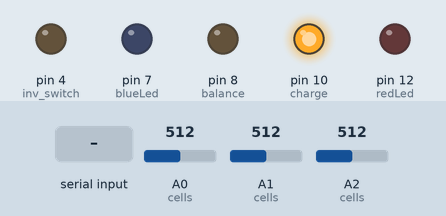
Simulated run of this sketch. Board: Arduino Uno, built with avr-gcc and run on an emulated ATmega328P. On the bench: output pins drawn as LEDs (lit = HIGH). Dashed ring = blinking. The test bench sets the inputs (shaded band); at power-on: A2 (cells) = 512, A0 (cells) = 512, A1 (cells) = 512.

Above: at 3.0 s.
3.1 s: "+balanceBat" received over Serial
At 3.5 s:
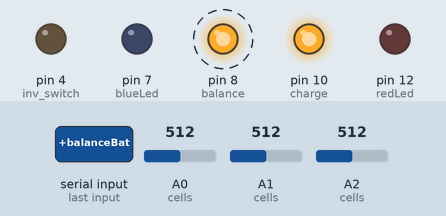
6.1 s: A2 (cells) set to 334
9.1 s: A2 (cells) set to 304
At 11.5 s:
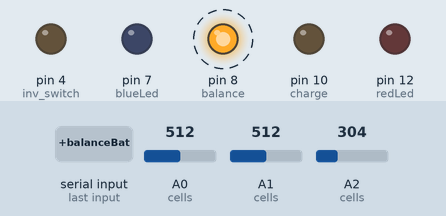
12.1 s: "+power" received over Serial
At 12.5 s:
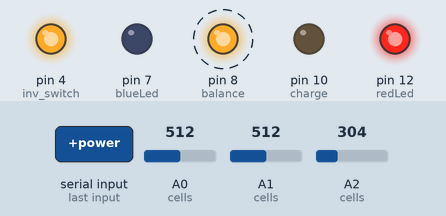
15.1 s: "+power" received over Serial
At 15.73 s:
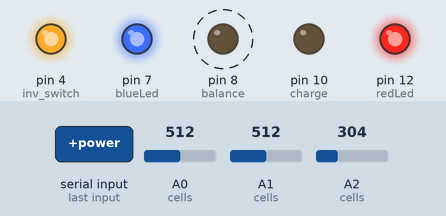
18.1 s: "!reset" received over Serial
Timing chart, 0 to 22.1 s (numbered marks = the images above; inputs shaded):
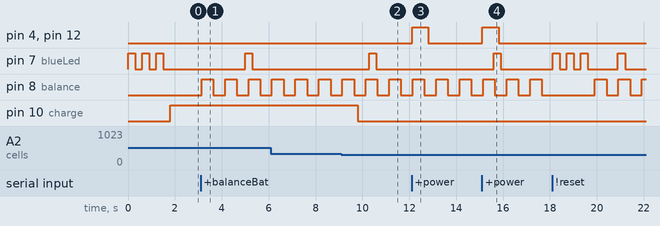

The sketch:

Inverter_BMS.ino
```cpp
#define cell1 A2 //voltage divider for cell1 is connected here
#define cell2 A0 //voltage divider for cell2 is connected here
#define cell3 A1 //voltage divider for cell3 is connected here


#define redLed 12
#define blueLed 7

#define inv_switch 4
#define charge 10

#define balance 8

#define fullyCharged 2
#define notFull 4
#define charging 6

byte cells[3] = {cell1, cell2, cell3}; //cell voltage divider array

unsigned long lastMillis = 0; //initializing last time with 0

float min_voltage = 15.0, v_offset = 0.5;
float max_voltage = 17.0, max_v = max_voltage + v_offset;

String Buffer = "", data = "", mem = "";

class Blinker
{
    int ledPin;
    long onTime;
    long offTime;

    int ledState;
    unsigned long previousMillis;
    unsigned long currentMillis;
  public:
    Blinker(int pin, long on, long off)
    {
      ledPin = pin;
      pinMode(ledPin, OUTPUT);

      onTime = on;
      offTime = off;
      ledState = LOW;
      previousMillis = 0;
    }
    void Update()
    {
      currentMillis = millis();
      if ((ledState == HIGH) && (currentMillis - previousMillis >= onTime))
      {
        ledState = LOW;
        previousMillis = currentMillis;
        digitalWrite(ledPin, ledState);
      }
      else if ((ledState == LOW) && (currentMillis - previousMillis >= offTime))
      {
        ledState = HIGH;
        previousMillis = currentMillis;
        digitalWrite(ledPin, ledState);
      }
    }
};

Blinker blinkBlue(blueLed, 300, 5000);

long Speed = 0;

struct BMS
{
  bool b_state = false;
  bool bal_state = false;
  bool pow_state = false;
  bool lock_state = false;
  bool charge_state = false;
  bool chargeControlEnabled = true;

  unsigned long upTime = 0, lastInterval = 0;

  int rcount = 0, batUnChgCount = 0;

  float cell_voltage[3] = {0, 0, 0};
  float batteryVoltage = 0.0;

  byte state;

  void init(void)
  {
    Serial.begin(9600);
    for (int i = 0; i < 3; i++)
    {
      pinMode(cells[i], 0);
    }
    pinMode(redLed, 1);
    pinMode(blueLed, 1);
    pinMode(inv_switch, 1);
    pinMode(charge, 1);
    pinMode(balance, 1);

    Buffer.reserve(64);
    data.reserve(32);
    mem.reserve(20);

    Speed = 500;

    for (int i = 0; i < 3; i++)
    {
      digitalWrite(blueLed, 1);
      delay(300);
      digitalWrite(blueLed, 0);
      delay(300);
    }
  }
  void power()
  {
    if (pow_state)
    {
      digitalWrite(inv_switch, 1);
      digitalWrite(redLed, 1);
    }
    else {
      digitalWrite(inv_switch, 0);
      digitalWrite(redLed, 0);
    }
  }
  void readCellVoltages() //method for reading cell voltages
  {
    batteryVoltage = 0;
    rcount = 5;

    cell_voltage[0] = 0.0;
    cell_voltage[1] = 0.0;
    cell_voltage[2] = 0.0;

    for (byte i = 0; i < 3; ++i)
    {
      for (byte j = 0; j < rcount; ++j)
      {
        float voltage = analogRead(cells[i]);
        voltage = (voltage * 55.0) / 1024.0;
        cell_voltage[i] += voltage;
      }
    }
    cell_voltage[0] /= rcount;
    cell_voltage[1] /= rcount;
    cell_voltage[2] /= rcount;

    batteryVoltage = cell_voltage[2];

    cell_voltage[1] -= cell_voltage[0];
    cell_voltage[2] -= (cell_voltage[1] + cell_voltage[0]);
  }
  void balanceCells()
  {
    if (bal_state)
    {
      if (cell_voltage[0] != cell_voltage[1] || cell_voltage[0] != cell_voltage[2] || cell_voltage[1] != cell_voltage[2])
      {
        if (millis() - lastMillis >= Speed)
        {
          if (b_state)
          {
            digitalWrite(balance, 0);
            b_state = !b_state;
          }
          else {
            digitalWrite(balance, 1);
            b_state = !b_state;
          }
          lastMillis = millis();
        }
      }
    }
  }

  bool isListData(String* data)
  {
    if (data->startsWith("[") && data->endsWith("]"))
    {
      return true;
    }
    else {
      return false;
    }
  }

  String readStrList(String* memory, String strList, byte position)
  {
    byte index = 0;
    *memory = "";
    for (int i = 0; i < strList.length(); i++)
    {
      if (strList[i] == ',')
      {
        index++;
      }
      if (index == position - 1)
      {
        memory->concat(strList[i]);
      }
    }
    if (memory->startsWith(","))
    {
      *memory = memory->substring(memory->indexOf(',') + 1);
    }
    return *memory;
  }

  void runInterval(int interval)
  {
    if (millis() - lastInterval >= interval)
    {
      react();
      Charge();
      lastInterval = millis();
    }
  }

  void run(void)
  {
    upTime = millis() / 1000;
    readCellVoltages();
    power();
    balanceCells();
    blinkBlue.Update();
    runInterval(1000);
    while (Serial.available() > 0)
    {
      delay(3);
      char c = Serial.read();
      data += c;
    }
    if (data.length() > 0)
    {
      data.trim();
      if (isListData(&data))
      {
        data = data.substring(data.indexOf('[') + 1, data.indexOf(']'));
        Speed = readStrList(&mem, data, 1).toInt();
        chargeControlEnabled = readStrList(&mem, data, 2).toInt();
        min_voltage = readStrList(&mem, data, 3).toFloat();
        max_voltage = readStrList(&mem, data, 4).toFloat();
        v_offset = readStrList(&mem, data, 5).toFloat();
        max_v = max_voltage + v_offset;
      }
      else if (data == "+balanceBat" && !lock_state)
      {
        bal_state = !bal_state;
      }
      else if (data == "+power" && !lock_state)
      {
        pow_state = !pow_state;
      }
      else if (data == "!lock")
      {
        lock_state = true;
      }
      else if (data == "!unlock")
      {
        lock_state = false;
      }
      else if (data == "!reset")
      {
        init();
      }
      else if (data == "+read;")
      {
        load_buffer();
        Serial.println(Buffer);
      }
      data = "";
    }
  }

  float getMaxCellVoltage()
  {
    if (cell_voltage[0] == cell_voltage[1] && cell_voltage[0] == cell_voltage[2])
    {
      return cell_voltage[0];
    }
    else if (cell_voltage[0] > cell_voltage[1] && cell_voltage[0] > cell_voltage[2])
    {
      return cell_voltage[0];
    }
    else if (cell_voltage[1] > cell_voltage[0] && cell_voltage[1] > cell_voltage[2])
    {
      return cell_voltage[1];
    }
    else {
      return cell_voltage[2];
    }
  }

  void Charge(void)
  {
    if (chargeControlEnabled)
    {
      if (getMaxCellVoltage() >= max_v)
      {
        digitalWrite(charge, 1);
        charge_state = false;
        max_v = max_voltage;
      }
      else {
        digitalWrite(charge, 0);
        charge_state = true;
        max_v = max_voltage + v_offset;
      }
    }
    else {
      digitalWrite(charge, 0);
      charge_state = true;
    }
  }

  void react()
  {
    if (cell_voltage[0] < min_voltage || cell_voltage[1] < min_voltage || cell_voltage[2] < min_voltage)
    {
      batUnChgCount++;
      if (batUnChgCount >= 5)
      {
        pow_state = false;
      }
    }
    else {
      batUnChgCount = 0;
    }
  }

  void load_buffer(void)
  {
    Buffer = "";
    Buffer.concat("{\"v1\":");
    Buffer.concat(cell_voltage[0]);
    Buffer.concat(",\"v2\":");
    Buffer.concat(cell_voltage[1]);
    Buffer.concat(",\"v3\":");
    Buffer.concat(cell_voltage[2]);
    Buffer.concat(",\"vt\":");
    Buffer.concat(batteryVoltage);
    Buffer.concat(",\"cs\":");
    Buffer.concat(charge_state);
    Buffer.concat(",\"cce\":");
    Buffer.concat(chargeControlEnabled);
    Buffer.concat(",\"ps\":");
    Buffer.concat(pow_state);
    Buffer.concat(",\"bs\":");
    Buffer.concat(bal_state);
    Buffer.concat(",\"ls\":");
    Buffer.concat(lock_state);
    Buffer.concat(",\"ut\":");
    Buffer.concat(upTime);
    Buffer.concat(",\"vmax\":");
    Buffer.concat(max_voltage);
    Buffer.concat(",\"vmin\":");
    Buffer.concat(min_voltage);
    Buffer.concat(",\"es\":");
    Buffer.concat(Speed);
    Buffer.concat(",\"vset\":");
    Buffer.concat(max_v);
    Buffer.concat(",\"vOft\":");
    Buffer.concat(v_offset);
    Buffer.concat("}");
  }

} bms;

void setup() {
  bms.init();
}

void loop() {
  bms.run();
}
```

Measured:
- the behaviour switches between 317 and 316 on A2 (cells) (found by bisection; images 1 and 2)
- after the input at 3.1 s, pin 8 (balance): alternates HIGH for 0.50 s and LOW for 0.50 s, starting at once
- after the input at 9.1 s, pin 10 (charge): HIGH → LOW after 0.71 s
- after the input at 12.1 s, pin 4 (inv_switch), pin 12 (redLed): LOW → HIGH at once, → LOW 0.69 s later
- after the input at 15.1 s, pin 4 (inv_switch), pin 12 (redLed): LOW → HIGH at once, → LOW 0.69 s later
